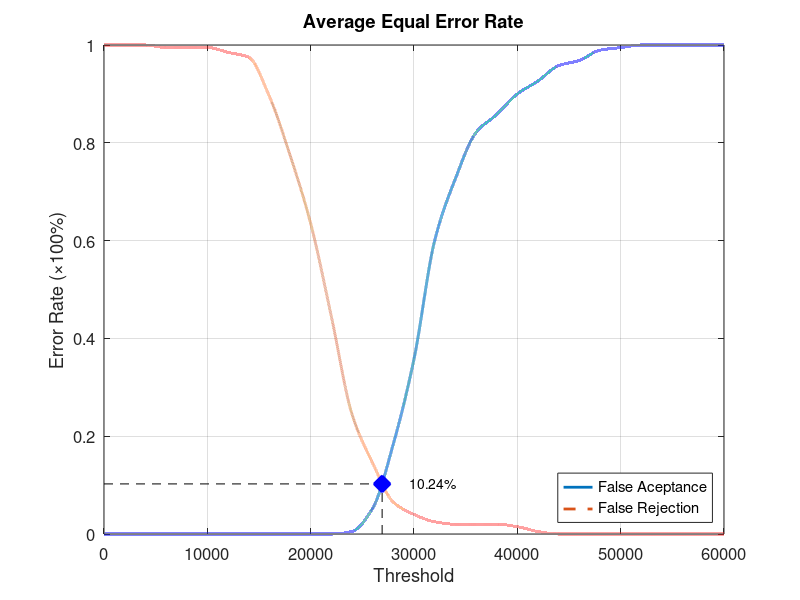
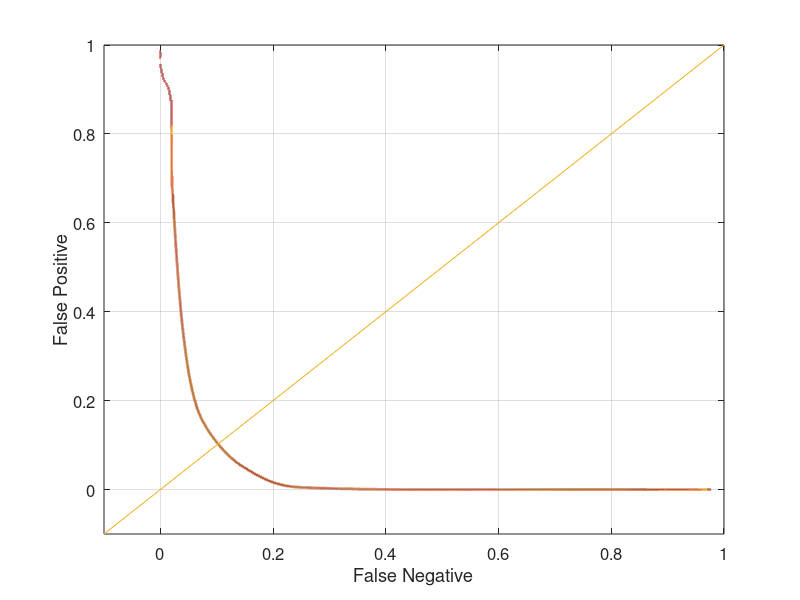

The MATLAB source for these figures, in order:
function yEER = Database2_4
close all;
clear;
clc;
x = 0:2000:60000;
xq = 0:0.5:60000;

y0 = [0 0 0 0 0 0 0 0 0 0 0 0 0.00526316 0.0526316 0.184211 0.357895 0.6 0.726316 0.821053 0.857895 0.9 0.926316 0.957895 0.968421 0.989474 0.994737 1 1 1 1 1];
yy0 = interp1(x, y0, xq, 'pchip');
y1 = [1 1 1 0.995 0.995 0.995 0.985 0.975 0.895 0.775 0.635 0.445 0.245 0.145 0.065 0.04 0.025 0.02 0.02 0.02 0.015 0.005 0 0 0 0 0 0 0 0 0];
yy1 = interp1(x, y1, xq, 'pchip');

% Calculating EER: 
y2 = abs(y0 - y1);
find(y2 == min(y2))
yy2 = abs(yy0 - yy1);
xEER = find(yy2 == min(yy2));
xEERIndex = xq(xEER) % X-axis EER
yEER = yy0(xEER) % Y-axis EER

main = figure
plot(xq, yy0,'-','LineWidth', 2);	hold on
plot(xq, yy1,'--','LineWidth', 2);	hold on
plot([xEERIndex xEERIndex], [0 yEER], 'k--');	hold on
plot([0 xEERIndex], [yEER yEER], 'k--');	hold on
plot(xEERIndex, yEER, 'bx', 'LineWidth', 10);	hold on
text(xEERIndex + 10 * xEERIndex / 100, yEER, [num2str(round((10000 * yEER)) / 100) '%'])
legend('False Aceptance', 'False Rejection', 'Location', 'SouthEast')
xlabel('Threshold')
ylabel('Error Rate (\times100%)')
title('Average Equal Error Rate')
set(gca, 'FontSize', 12)
axis([0 60000 0 1])
grid on

print(main, 'Database2_4Main', '-dpng');
FNRxFPR = figure('Color', [1 1 1]);
plot(yy1, yy0, '-', yy1, yy0, 'LineWidth', 2);
hold on
y = -0.1:0.1:1
plot(y, y); 
set(gca, 'FontSize', 12)
xlabel('False Negative')
ylabel('False Positive')
axis([-0.1 1 -0.1 1])
set(gca, 'FontSize', 12)
grid on

print(FNRxFPR, 'Database2_4FNRxFPR','-dpng');
end
